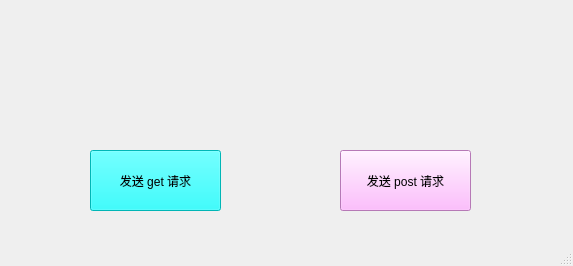
<?xml version="1.0" encoding="UTF-8"?>
<ui version="4.0">
 <class>MainWindow</class>
 <widget class="QMainWindow" name="MainWindow">
  <property name="geometry">
   <rect>
    <x>0</x>
    <y>0</y>
    <width>573</width>
    <height>266</height>
   </rect>
  </property>
  <property name="windowTitle">
   <string>MainWindow</string>
  </property>
  <widget class="QWidget" name="centralwidget">
   <widget class="QPushButton" name="get_pushButton">
    <property name="geometry">
     <rect>
      <x>90</x>
      <y>150</y>
      <width>131</width>
      <height>61</height>
     </rect>
    </property>
    <property name="styleSheet">
     <string notr="true">background-color: rgb(0, 255, 255);</string>
    </property>
    <property name="text">
     <string>发送 get 请求</string>
    </property>
   </widget>
   <widget class="QPushButton" name="post_pushButton">
    <property name="geometry">
     <rect>
      <x>340</x>
      <y>150</y>
      <width>131</width>
      <height>61</height>
     </rect>
    </property>
    <property name="styleSheet">
     <string notr="true">background-color: rgb(255, 170, 255);</string>
    </property>
    <property name="text">
     <string>发送 post 请求</string>
    </property>
   </widget>
   <widget class="QLabel" name="message_label">
    <property name="geometry">
     <rect>
      <x>230</x>
      <y>40</y>
      <width>151</width>
      <height>31</height>
     </rect>
    </property>
    <property name="text">
     <string/>
    </property>
   </widget>
  </widget>
  <widget class="QStatusBar" name="statusbar"/>
 </widget>
 <resources/>
 <connections/>
</ui>
